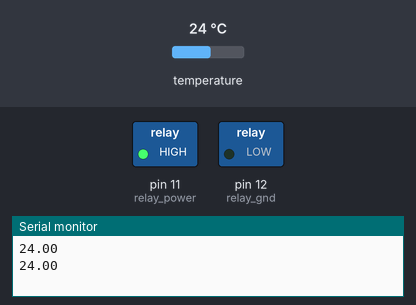
A sketch run on a simulated Arduino Uno, built with avr-gcc and run on an emulated ATmega328P. Parts: switched loads named in the sketch (green lamp = pin HIGH), the last lines printed to the serial monitor. Inputs (shaded band) come from the test bench; at power-on: temperature 24 °C.

Above: at 2.3 s.
2.4 s: temperature set to 22.7 °C
4.3 s: temperature set to 21.2 °C
At 5.9 s:
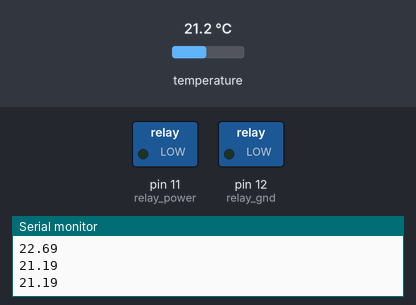
6.2 s: temperature set to 28 °C
At 6.8 s:
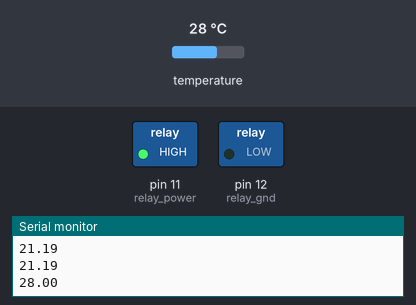
7.8 s: temperature set to 12 °C
At 8.7 s:
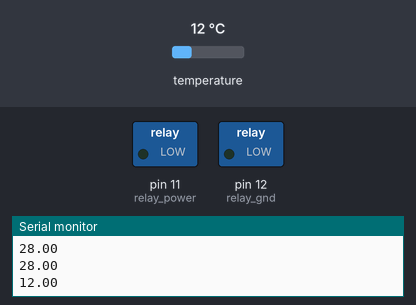
Timing chart, 0 to 10.4 s (numbered marks = the images above; inputs shaded):
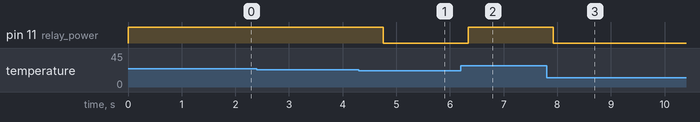

Measured:
- the behaviour switches between 22 and 21.9 °C on temperature (found by bisection; images 0 and 1)
- after the input at 4.3 s, pin 11 (relay_power): HIGH → LOW after 0.46 s
- after the input at 6.2 s, pin 11 (relay_power): LOW → HIGH after 0.14 s
- after the input at 7.8 s, pin 11 (relay_power): HIGH → LOW after 0.13 s

The sketch:

SousDuino2.ino
```cpp
// Eric's SousDuino controller, version 2
// Written June 2015 by Eric Light

int TARGET_TEMP = 22;

#include <OneWire.h>
#include <DallasTemperature.h>

// This version requires a DS18B20 temperature probe, and uses the OneWriteNoResistor library available at josh.com

// Your DS18B20 should be wired on digital pins 8 (+5v), 9 (data), and 10 (GND).
// If using just a plain sensor, the flat side of the sensor should face into the center of the board.
// More info about the NoResistor library at http://wp.josh.com/2014/06/23/no-external-pull-up-needed-for-ds18b20-temp-sensor/#more-1892

// Thermocouple (DS18B20) PIN labels
int ds_power = 8;
int ds_data = 9;
int ds_gnd = 10;

// Relay (SSR) PIN labels
int relay_power = 11;
int relay_gnd = 12;

#define ONE_WIRE_BUS ds_data
#define TEMPERATURE_PRECISION 12

OneWire oneWire(ONE_WIRE_BUS);
DallasTemperature sensors(&oneWire);

void setup(void)
{
  // Initialise DS18B20 pins
  digitalWrite(ds_power, LOW); pinMode(ds_power, OUTPUT);
  digitalWrite(ds_gnd, LOW); pinMode(ds_gnd, OUTPUT);

  // Initialse Relay pins
  digitalWrite(relay_power, HIGH); pinMode(relay_power, OUTPUT);
  digitalWrite(relay_gnd, LOW); pinMode(relay_gnd, OUTPUT);
  Serial.begin(9600);
}


void loop(void)
{

  DeviceAddress thermocouple; // We'll use this variable to store a found device address
  sensors.getAddress(thermocouple, 0);

  // Fix this, shouldn't be here
  sensors.begin();

  // Probably want to put the following into a while loop
  sensors.requestTemperatures(); // Send the command to get temperatures
  float tempC = sensors.getTempC(thermocouple);
  Serial.println(tempC);

  if (tempC < TARGET_TEMP)
    { digitalWrite(relay_power, LOW); }
  else
    { digitalWrite(relay_power, HIGH); }

  // Add a delay here

}
```
